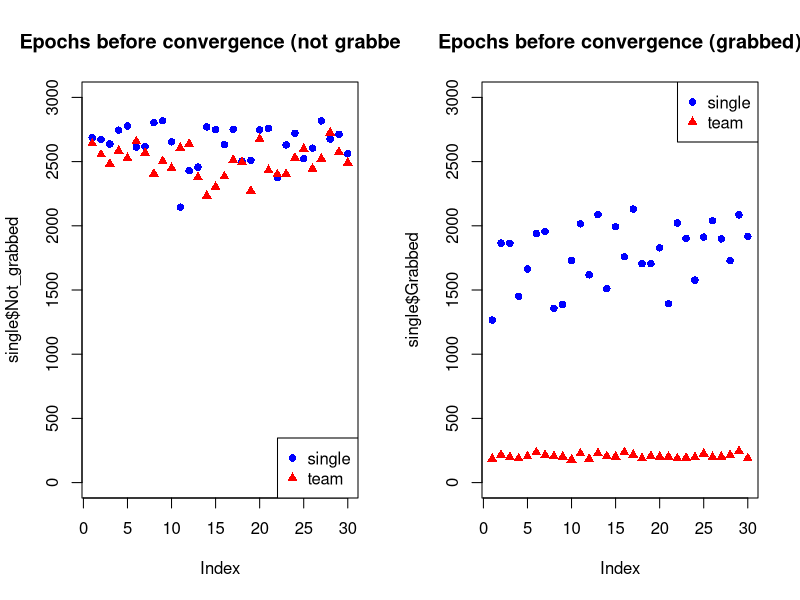

This chart was generated by the following R code:
single = read.csv("ConvergenceSingle.csv", sep="\t")
team = read.csv("ConvergenceTeam.csv", sep="\t")

t.test(single$Not_grabbed, team$Not_grabbed)
t.test(single$Grabbed, team$Grabbed)

par(mfrow=c(1,2))

plot(single$Not_grabbed, ylim = c(0,3000), col="blue", pch=16, main = "Epochs before convergence (not grabbed)")
points(team$Not_grabbed, col="red", pch=17)
legend("bottomright", c("single", "team"), col=c("blue", "red"),pch=c(16, 17))

plot(single$Grabbed, col="blue", ylim = c(0,3000), pch=16, main = "Epochs before convergence (grabbed)")
points(team$Grabbed, col="red", pch=17)
legend("topright", c("single", "team"), col=c("blue", "red"),pch=c(16, 17))
